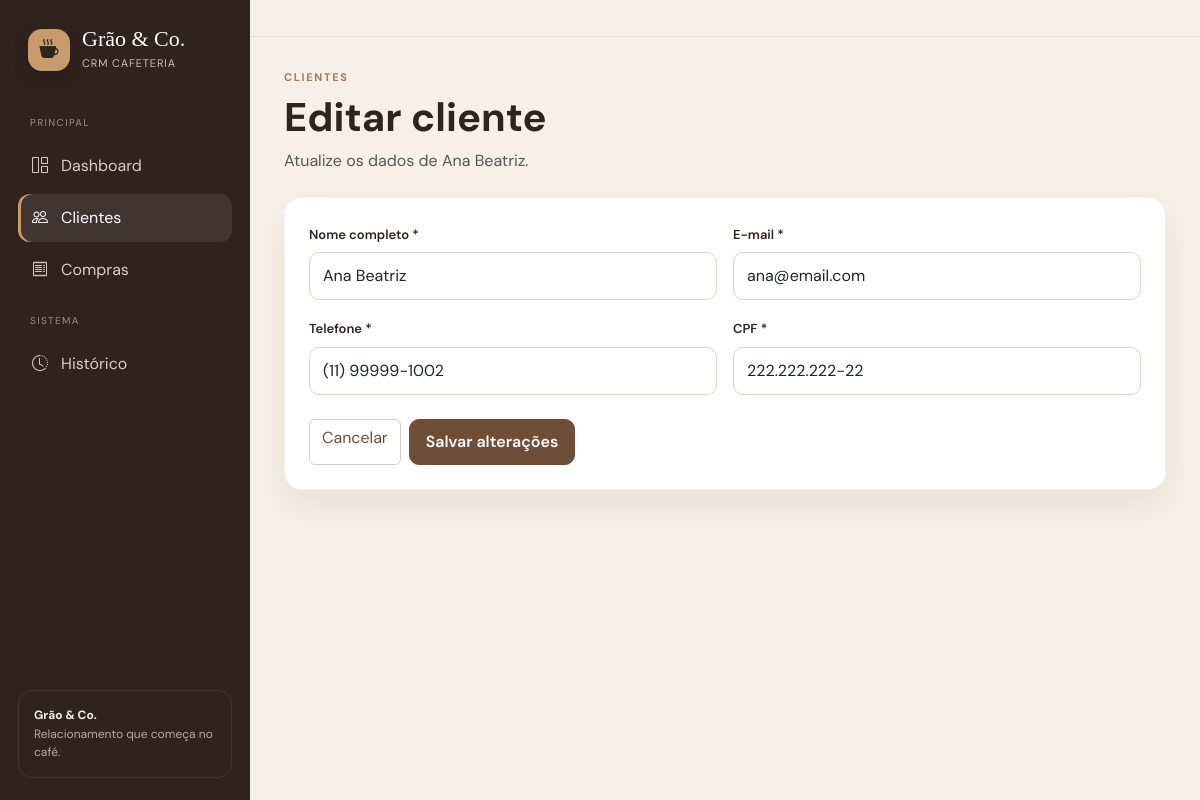
Page /editar_cliente.php?id=2 on the committed database.
### tables this page shows
CREATE TABLE clientes (
    id INT UNSIGNED AUTO_INCREMENT PRIMARY KEY,
    nome VARCHAR(120) NOT NULL,
    email VARCHAR(150) NOT NULL,
    telefone VARCHAR(20) NOT NULL,
    cpf VARCHAR(14) NOT NULL UNIQUE,
    data_cadastro DATETIME NOT NULL DEFAULT CURRENT_TIMESTAMP
);

### editar_cliente.php (the view, shortened to what this page needs)
<?php
require_once "config/conexao.php";
$id = filter_input(INPUT_GET, 'id', FILTER_VALIDATE_INT);
$stmt = $conexao->prepare("SELECT * FROM clientes WHERE id = ?");
$stmt->bind_param("i", $id);
$stmt->execute();
$cliente = $stmt->get_result()->fetch_assoc();
?>
<!DOCTYPE html>
<html lang="pt-BR">
<head>
<link href="https://cdn.jsdelivr.net/npm/bootstrap@5.3.3/dist/css/bootstrap.min.css" rel="stylesheet">
<link rel="stylesheet" href="https://cdn.jsdelivr.net/npm/bootstrap-icons@1.11.3/font/bootstrap-icons.min.css">
<link rel="stylesheet" href="css/style.css">
</head>
<body>
<div class="app-shell"><?php include "partials_sidebar.php"; ?><main class="main-content">
<header class="topbar"><button class="btn btn-sm btn-outline-secondary mobile-toggle" id="mobileToggle"><i class="bi bi-list"></i></button></header>
<div class="page-container">
<div class="mb-4"><div class="page-kicker">Clientes</div><h1>Editar cliente</h1><p class="text-muted">Atualize os dados de <?= htmlspecialchars($cliente['nome']) ?>.</p></div>
<div class="content-card">
<form method="POST" class="p-4">
<div class="row g-3">
<div class="col-md-6"><label class="form-label">Nome completo *</label><input type="text" name="nome" class="form-control" required value="<?= htmlspecialchars($_POST['nome'] ?? $cliente['nome']) ?>"></div>
<div class="col-md-6"><label class="form-label">E-mail *</label><input type="email" name="email" class="form-control" required value="<?= htmlspecialchars($_POST['email'] ?? $cliente['email']) ?>"></div>
<div class="col-md-6"><label class="form-label">Telefone *</label><input type="text" name="telefone" class="form-control" required value="<?= htmlspecialchars($_POST['telefone'] ?? $cliente['telefone']) ?>"></div>
<div class="col-md-6"><label class="form-label">CPF *</label><input type="text" name="cpf" class="form-control" required maxlength="14" value="<?= htmlspecialchars($_POST['cpf'] ?? $cliente['cpf']) ?>"></div>
</div>
<div class="mt-4 d-flex gap-2"><a href="cliente.php?id=<?= $id ?>" class="btn btn-outline-secondary">Cancelar</a><button class="btn btn-coffee">Salvar alterações</button></div>
</form>
</div>
</div>
</main></div>
</body>
</html>

### css/style.css (style rules this page uses)
:root { --coffee-dark: #30221d; --coffee: #6f4e37; --coffee-light: #a97852; --cream: #f6f0e8; --cream-dark: #eadcca; --caramel: #c89b6d; --caramel-soft: #f1e4d5; --white: #ffffff; --text: #332821; --muted: #81756c; --line: #ebe2d9; --danger: #a84a42; --shadow: 0 16px 38px rgba(48, 34, 29, .075); }
* { box-sizing: border-box; }
body { margin:0; background:var(--cream); color:var(--text); font-family:'DM Sans',sans-serif; }
a { text-decoration:none; }
.app-shell { min-height:100vh; display:flex; }
.main-content { width:calc(100% - 250px); margin-left:250px; min-height:100vh; }
.topbar { background:rgba(246,240,232,.92); border-bottom:1px solid rgba(48,34,29,.08); padding:18px 34px; position:sticky; top:0; z-index:900; backdrop-filter:blur(10px); }
.page-container { padding:32px 34px 45px; max-width:1500px; margin:0 auto; }
.page-kicker { color:var(--coffee-light); text-transform:uppercase; font-size:11px; letter-spacing:.15em; font-weight:700; margin-bottom:7px; }
h1,h2,h3,h4,h5 { color:var(--coffee-dark); font-weight:700; }
.btn-coffee { background:var(--coffee); border-color:var(--coffee); color:#fff; border-radius:10px; padding:10px 16px; font-weight:600; }
.content-card { background:#fff; border-radius:18px; border:1px solid rgba(48,34,29,.06); box-shadow:var(--shadow); overflow:hidden; }
.form-control,.form-select { border-color:#ded4ca; border-radius:10px; padding:11px 13px; }
.form-label { font-weight:600; font-size:13px; color:var(--coffee-dark); }
.btn-outline-secondary { border-color:#d8cec4; color:var(--coffee); }

### rows in the picture
clientes: nome "Ana Beatriz", email "ana@email.com", telefone "(11) 99999-1002", cpf "222.222.222-22"
